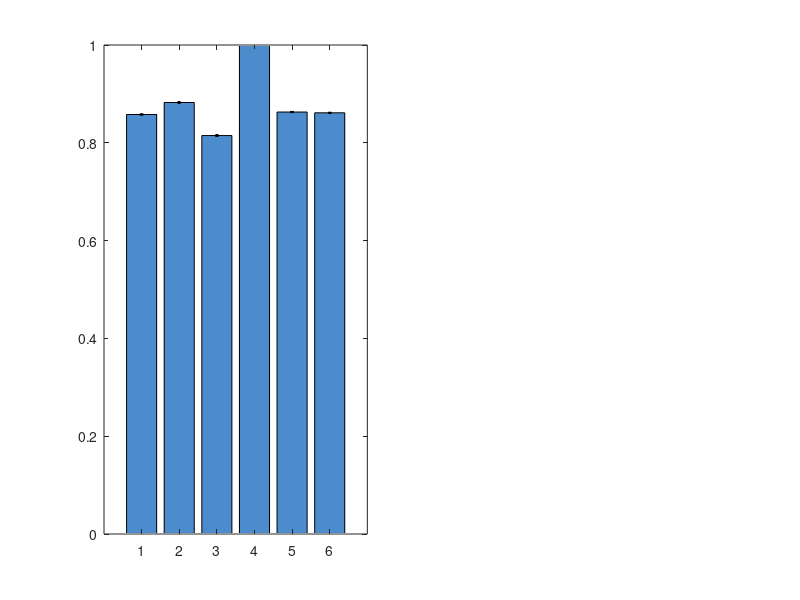

Write MATLAB code to recreate this figure. (Note: this script raises an error after producing the figure.)
% plot_baseline_comparison_final.m
% Final Fig. 12: all 6 schemes (FRS2, FRS3, Zone-based, HARQ-based,
% ThresholdBased, DAARS), success probability and average delay, with
% 95% CI error bars, from comprehensive_baseline_results3.mat (N_MC=200,
% single-attempt semantics, SNR0=8dB - the most current data).

clc; clear; close all
load('comprehensive_baseline_results3.mat'); % succ_all, delay_all, reps_all, util_all, names
N_MC = size(succ_all,1);
N = numel(names);

s_mean = mean(succ_all,1); s_ci95 = 1.96*std(succ_all,0,1)/sqrt(N_MC);
d_mean = mean(delay_all,1,'omitnan'); d_ci95 = 1.96*std(delay_all,0,1,'omitnan')/sqrt(N_MC);

fig = figure('Position',[100 100 1000 450]);

subplot(1,2,1);
b1 = bar(s_mean,'FaceColor',[0.30 0.55 0.80]); hold on;
errorbar(1:N, s_mean, s_ci95, 'k.', 'LineWidth',1.3,'CapSize',8);
set(gca,'XTick',1:N,'XTickLabel',names,'XTickLabelRotation',20);
ylabel('Paging Success Probability'); ylim([0.75 1.02]);
title('Success Probability (95% CI)'); grid on;

subplot(1,2,2);
b2 = bar(d_mean,'FaceColor',[0.80 0.40 0.30]); hold on;
errorbar(1:N, d_mean, d_ci95, 'k.', 'LineWidth',1.3,'CapSize',8);
set(gca,'XTick',1:N,'XTickLabel',names,'XTickLabelRotation',20);
ylabel('Average Delay (s)'); ylim([0 0.09]);
title('Registration Delay (95% CI)'); grid on;

sgtitle('Baseline Comparison: FRS, Zone-based, HARQ-based, ThresholdBased, DAARS (N\_MC=200)');

saveas(fig,'baseline_comparison_final.png');
print(fig,'baseline_comparison_final','-dpng','-r150');

fprintf('Saved baseline_comparison_final.png\n');
for c=1:N
    fprintf('RESULT %-16s succ=%.4f+-%.4f(95%%CI) delay=%.4f+-%.4f(95%%CI)\n', ...
        names{c}, s_mean(c), s_ci95(c), d_mean(c), d_ci95(c));
end
